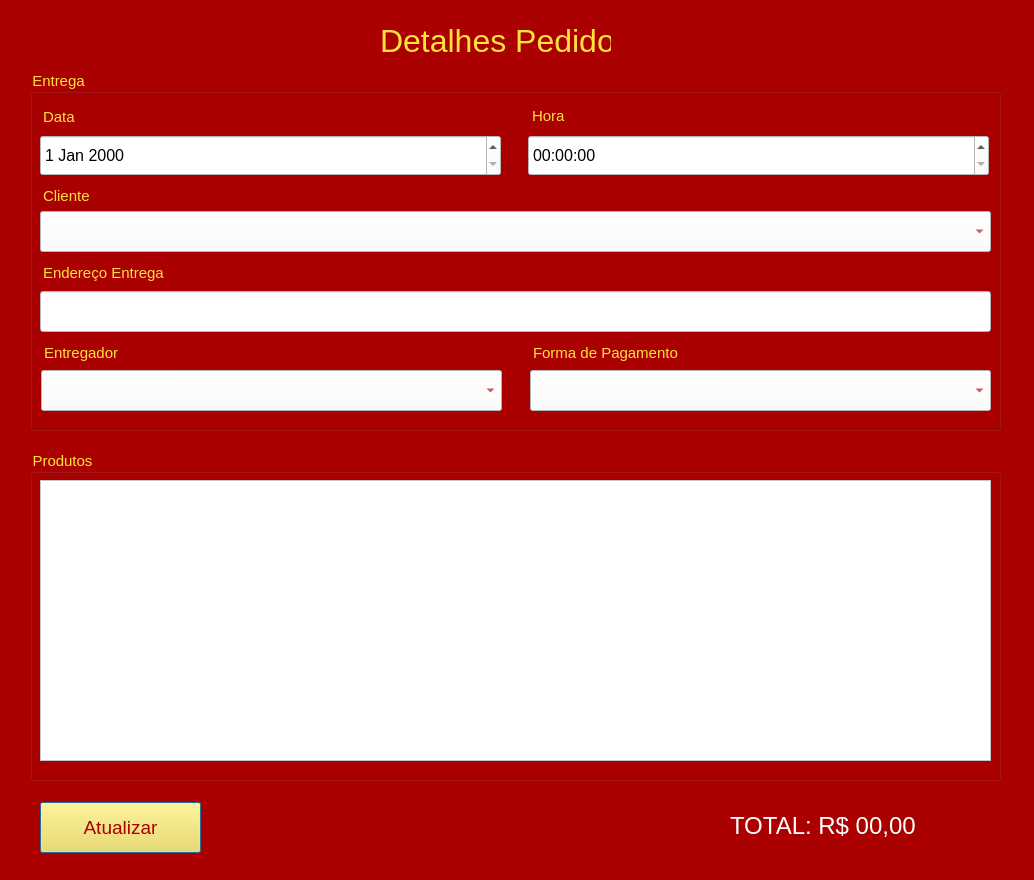
<?xml version="1.0" encoding="UTF-8"?>
<ui version="4.0">
 <class>Dialog</class>
 <widget class="QDialog" name="Dialog">
  <property name="geometry">
   <rect>
    <x>0</x>
    <y>0</y>
    <width>1034</width>
    <height>880</height>
   </rect>
  </property>
  <property name="windowTitle">
   <string>Dialog</string>
  </property>
  <property name="styleSheet">
   <string notr="true">background-color: rgb(170, 0, 0);</string>
  </property>
  <widget class="QPushButton" name="pushButton">
   <property name="geometry">
    <rect>
     <x>40</x>
     <y>802</y>
     <width>161</width>
     <height>51</height>
    </rect>
   </property>
   <property name="palette">
    <palette>
     <active>
      <colorrole role="WindowText">
       <brush brushstyle="SolidPattern">
        <color alpha="255">
         <red>170</red>
         <green>0</green>
         <blue>0</blue>
        </color>
       </brush>
      </colorrole>
      <colorrole role="Button">
       <brush brushstyle="SolidPattern">
        <color alpha="255">
         <red>255</red>
         <green>226</green>
         <blue>62</blue>
        </color>
       </brush>
      </colorrole>
      <colorrole role="ButtonText">
       <brush brushstyle="SolidPattern">
        <color alpha="255">
         <red>170</red>
         <green>0</green>
         <blue>0</blue>
        </color>
       </brush>
      </colorrole>
      <colorrole role="Base">
       <brush brushstyle="SolidPattern">
        <color alpha="255">
         <red>255</red>
         <green>226</green>
         <blue>62</blue>
        </color>
       </brush>
      </colorrole>
      <colorrole role="Window">
       <brush brushstyle="SolidPattern">
        <color alpha="255">
         <red>255</red>
         <green>226</green>
         <blue>62</blue>
        </color>
       </brush>
      </colorrole>
     </active>
     <inactive>
      <colorrole role="WindowText">
       <brush brushstyle="SolidPattern">
        <color alpha="255">
         <red>170</red>
         <green>0</green>
         <blue>0</blue>
        </color>
       </brush>
      </colorrole>
      <colorrole role="Button">
       <brush brushstyle="SolidPattern">
        <color alpha="255">
         <red>255</red>
         <green>226</green>
         <blue>62</blue>
        </color>
       </brush>
      </colorrole>
      <colorrole role="ButtonText">
       <brush brushstyle="SolidPattern">
        <color alpha="255">
         <red>170</red>
         <green>0</green>
         <blue>0</blue>
        </color>
       </brush>
      </colorrole>
      <colorrole role="Base">
       <brush brushstyle="SolidPattern">
        <color alpha="255">
         <red>255</red>
         <green>226</green>
         <blue>62</blue>
        </color>
       </brush>
      </colorrole>
      <colorrole role="Window">
       <brush brushstyle="SolidPattern">
        <color alpha="255">
         <red>255</red>
         <green>226</green>
         <blue>62</blue>
        </color>
       </brush>
      </colorrole>
     </inactive>
     <disabled>
      <colorrole role="WindowText">
       <brush brushstyle="SolidPattern">
        <color alpha="255">
         <red>120</red>
         <green>120</green>
         <blue>120</blue>
        </color>
       </brush>
      </colorrole>
      <colorrole role="Button">
       <brush brushstyle="SolidPattern">
        <color alpha="255">
         <red>255</red>
         <green>226</green>
         <blue>62</blue>
        </color>
       </brush>
      </colorrole>
      <colorrole role="ButtonText">
       <brush brushstyle="SolidPattern">
        <color alpha="255">
         <red>120</red>
         <green>120</green>
         <blue>120</blue>
        </color>
       </brush>
      </colorrole>
      <colorrole role="Base">
       <brush brushstyle="SolidPattern">
        <color alpha="255">
         <red>255</red>
         <green>226</green>
         <blue>62</blue>
        </color>
       </brush>
      </colorrole>
      <colorrole role="Window">
       <brush brushstyle="SolidPattern">
        <color alpha="255">
         <red>255</red>
         <green>226</green>
         <blue>62</blue>
        </color>
       </brush>
      </colorrole>
     </disabled>
    </palette>
   </property>
   <property name="font">
    <font>
     <pointsize>14</pointsize>
    </font>
   </property>
   <property name="styleSheet">
    <string notr="true">background-color: rgb(255, 226, 62);</string>
   </property>
   <property name="text">
    <string>Atualizar</string>
   </property>
  </widget>
  <widget class="QLabel" name="label_8">
   <property name="geometry">
    <rect>
     <x>730</x>
     <y>800</y>
     <width>261</width>
     <height>51</height>
    </rect>
   </property>
   <property name="palette">
    <palette>
     <active>
      <colorrole role="WindowText">
       <brush brushstyle="SolidPattern">
        <color alpha="255">
         <red>255</red>
         <green>255</green>
         <blue>255</blue>
        </color>
       </brush>
      </colorrole>
      <colorrole role="Button">
       <brush brushstyle="SolidPattern">
        <color alpha="255">
         <red>170</red>
         <green>0</green>
         <blue>0</blue>
        </color>
       </brush>
      </colorrole>
      <colorrole role="Base">
       <brush brushstyle="SolidPattern">
        <color alpha="255">
         <red>170</red>
         <green>0</green>
         <blue>0</blue>
        </color>
       </brush>
      </colorrole>
      <colorrole role="Window">
       <brush brushstyle="SolidPattern">
        <color alpha="255">
         <red>170</red>
         <green>0</green>
         <blue>0</blue>
        </color>
       </brush>
      </colorrole>
     </active>
     <inactive>
      <colorrole role="WindowText">
       <brush brushstyle="SolidPattern">
        <color alpha="255">
         <red>255</red>
         <green>255</green>
         <blue>255</blue>
        </color>
       </brush>
      </colorrole>
      <colorrole role="Button">
       <brush brushstyle="SolidPattern">
        <color alpha="255">
         <red>170</red>
         <green>0</green>
         <blue>0</blue>
        </color>
       </brush>
      </colorrole>
      <colorrole role="Base">
       <brush brushstyle="SolidPattern">
        <color alpha="255">
         <red>170</red>
         <green>0</green>
         <blue>0</blue>
        </color>
       </brush>
      </colorrole>
      <colorrole role="Window">
       <brush brushstyle="SolidPattern">
        <color alpha="255">
         <red>170</red>
         <green>0</green>
         <blue>0</blue>
        </color>
       </brush>
      </colorrole>
     </inactive>
     <disabled>
      <colorrole role="WindowText">
       <brush brushstyle="SolidPattern">
        <color alpha="255">
         <red>120</red>
         <green>120</green>
         <blue>120</blue>
        </color>
       </brush>
      </colorrole>
      <colorrole role="Button">
       <brush brushstyle="SolidPattern">
        <color alpha="255">
         <red>170</red>
         <green>0</green>
         <blue>0</blue>
        </color>
       </brush>
      </colorrole>
      <colorrole role="Base">
       <brush brushstyle="SolidPattern">
        <color alpha="255">
         <red>170</red>
         <green>0</green>
         <blue>0</blue>
        </color>
       </brush>
      </colorrole>
      <colorrole role="Window">
       <brush brushstyle="SolidPattern">
        <color alpha="255">
         <red>170</red>
         <green>0</green>
         <blue>0</blue>
        </color>
       </brush>
      </colorrole>
     </disabled>
    </palette>
   </property>
   <property name="font">
    <font>
     <pointsize>18</pointsize>
    </font>
   </property>
   <property name="text">
    <string>TOTAL: R$ 00,00</string>
   </property>
  </widget>
  <widget class="QLabel" name="label_9">
   <property name="geometry">
    <rect>
     <x>380</x>
     <y>10</y>
     <width>231</width>
     <height>61</height>
    </rect>
   </property>
   <property name="palette">
    <palette>
     <active>
      <colorrole role="WindowText">
       <brush brushstyle="SolidPattern">
        <color alpha="255">
         <red>255</red>
         <green>226</green>
         <blue>62</blue>
        </color>
       </brush>
      </colorrole>
      <colorrole role="Button">
       <brush brushstyle="SolidPattern">
        <color alpha="255">
         <red>170</red>
         <green>0</green>
         <blue>0</blue>
        </color>
       </brush>
      </colorrole>
      <colorrole role="Base">
       <brush brushstyle="SolidPattern">
        <color alpha="255">
         <red>170</red>
         <green>0</green>
         <blue>0</blue>
        </color>
       </brush>
      </colorrole>
      <colorrole role="Window">
       <brush brushstyle="SolidPattern">
        <color alpha="255">
         <red>170</red>
         <green>0</green>
         <blue>0</blue>
        </color>
       </brush>
      </colorrole>
     </active>
     <inactive>
      <colorrole role="WindowText">
       <brush brushstyle="SolidPattern">
        <color alpha="255">
         <red>255</red>
         <green>226</green>
         <blue>62</blue>
        </color>
       </brush>
      </colorrole>
      <colorrole role="Button">
       <brush brushstyle="SolidPattern">
        <color alpha="255">
         <red>170</red>
         <green>0</green>
         <blue>0</blue>
        </color>
       </brush>
      </colorrole>
      <colorrole role="Base">
       <brush brushstyle="SolidPattern">
        <color alpha="255">
         <red>170</red>
         <green>0</green>
         <blue>0</blue>
        </color>
       </brush>
      </colorrole>
      <colorrole role="Window">
       <brush brushstyle="SolidPattern">
        <color alpha="255">
         <red>170</red>
         <green>0</green>
         <blue>0</blue>
        </color>
       </brush>
      </colorrole>
     </inactive>
     <disabled>
      <colorrole role="WindowText">
       <brush brushstyle="SolidPattern">
        <color alpha="255">
         <red>120</red>
         <green>120</green>
         <blue>120</blue>
        </color>
       </brush>
      </colorrole>
      <colorrole role="Button">
       <brush brushstyle="SolidPattern">
        <color alpha="255">
         <red>170</red>
         <green>0</green>
         <blue>0</blue>
        </color>
       </brush>
      </colorrole>
      <colorrole role="Base">
       <brush brushstyle="SolidPattern">
        <color alpha="255">
         <red>170</red>
         <green>0</green>
         <blue>0</blue>
        </color>
       </brush>
      </colorrole>
      <colorrole role="Window">
       <brush brushstyle="SolidPattern">
        <color alpha="255">
         <red>170</red>
         <green>0</green>
         <blue>0</blue>
        </color>
       </brush>
      </colorrole>
     </disabled>
    </palette>
   </property>
   <property name="font">
    <font>
     <pointsize>24</pointsize>
    </font>
   </property>
   <property name="text">
    <string>Detalhes Pedido</string>
   </property>
  </widget>
  <widget class="QGroupBox" name="groupBox">
   <property name="geometry">
    <rect>
     <x>30</x>
     <y>70</y>
     <width>971</width>
     <height>361</height>
    </rect>
   </property>
   <property name="palette">
    <palette>
     <active>
      <colorrole role="WindowText">
       <brush brushstyle="SolidPattern">
        <color alpha="255">
         <red>255</red>
         <green>226</green>
         <blue>62</blue>
        </color>
       </brush>
      </colorrole>
      <colorrole role="Button">
       <brush brushstyle="SolidPattern">
        <color alpha="255">
         <red>170</red>
         <green>0</green>
         <blue>0</blue>
        </color>
       </brush>
      </colorrole>
      <colorrole role="Base">
       <brush brushstyle="SolidPattern">
        <color alpha="255">
         <red>170</red>
         <green>0</green>
         <blue>0</blue>
        </color>
       </brush>
      </colorrole>
      <colorrole role="Window">
       <brush brushstyle="SolidPattern">
        <color alpha="255">
         <red>170</red>
         <green>0</green>
         <blue>0</blue>
        </color>
       </brush>
      </colorrole>
     </active>
     <inactive>
      <colorrole role="WindowText">
       <brush brushstyle="SolidPattern">
        <color alpha="255">
         <red>255</red>
         <green>226</green>
         <blue>62</blue>
        </color>
       </brush>
      </colorrole>
      <colorrole role="Button">
       <brush brushstyle="SolidPattern">
        <color alpha="255">
         <red>170</red>
         <green>0</green>
         <blue>0</blue>
        </color>
       </brush>
      </colorrole>
      <colorrole role="Base">
       <brush brushstyle="SolidPattern">
        <color alpha="255">
         <red>170</red>
         <green>0</green>
         <blue>0</blue>
        </color>
       </brush>
      </colorrole>
      <colorrole role="Window">
       <brush brushstyle="SolidPattern">
        <color alpha="255">
         <red>170</red>
         <green>0</green>
         <blue>0</blue>
        </color>
       </brush>
      </colorrole>
     </inactive>
     <disabled>
      <colorrole role="WindowText">
       <brush brushstyle="SolidPattern">
        <color alpha="255">
         <red>120</red>
         <green>120</green>
         <blue>120</blue>
        </color>
       </brush>
      </colorrole>
      <colorrole role="Button">
       <brush brushstyle="SolidPattern">
        <color alpha="255">
         <red>170</red>
         <green>0</green>
         <blue>0</blue>
        </color>
       </brush>
      </colorrole>
      <colorrole role="Base">
       <brush brushstyle="SolidPattern">
        <color alpha="255">
         <red>170</red>
         <green>0</green>
         <blue>0</blue>
        </color>
       </brush>
      </colorrole>
      <colorrole role="Window">
       <brush brushstyle="SolidPattern">
        <color alpha="255">
         <red>170</red>
         <green>0</green>
         <blue>0</blue>
        </color>
       </brush>
      </colorrole>
     </disabled>
    </palette>
   </property>
   <property name="font">
    <font>
     <pointsize>11</pointsize>
    </font>
   </property>
   <property name="title">
    <string>Entrega</string>
   </property>
   <widget class="QComboBox" name="comboBox">
    <property name="geometry">
     <rect>
      <x>10</x>
      <y>141</y>
      <width>951</width>
      <height>41</height>
     </rect>
    </property>
    <property name="palette">
     <palette>
      <active>
       <colorrole role="Button">
        <brush brushstyle="SolidPattern">
         <color alpha="255">
          <red>255</red>
          <green>255</green>
          <blue>255</blue>
         </color>
        </brush>
       </colorrole>
       <colorrole role="ButtonText">
        <brush brushstyle="SolidPattern">
         <color alpha="255">
          <red>170</red>
          <green>0</green>
          <blue>0</blue>
         </color>
        </brush>
       </colorrole>
       <colorrole role="Base">
        <brush brushstyle="SolidPattern">
         <color alpha="255">
          <red>255</red>
          <green>255</green>
          <blue>255</blue>
         </color>
        </brush>
       </colorrole>
       <colorrole role="Window">
        <brush brushstyle="SolidPattern">
         <color alpha="255">
          <red>255</red>
          <green>255</green>
          <blue>255</blue>
         </color>
        </brush>
       </colorrole>
      </active>
      <inactive>
       <colorrole role="Button">
        <brush brushstyle="SolidPattern">
         <color alpha="255">
          <red>255</red>
          <green>255</green>
          <blue>255</blue>
         </color>
        </brush>
       </colorrole>
       <colorrole role="ButtonText">
        <brush brushstyle="SolidPattern">
         <color alpha="255">
          <red>170</red>
          <green>0</green>
          <blue>0</blue>
         </color>
        </brush>
       </colorrole>
       <colorrole role="Base">
        <brush brushstyle="SolidPattern">
         <color alpha="255">
          <red>255</red>
          <green>255</green>
          <blue>255</blue>
         </color>
        </brush>
       </colorrole>
       <colorrole role="Window">
        <brush brushstyle="SolidPattern">
         <color alpha="255">
          <red>255</red>
          <green>255</green>
          <blue>255</blue>
         </color>
        </brush>
       </colorrole>
      </inactive>
      <disabled>
       <colorrole role="Button">
        <brush brushstyle="SolidPattern">
         <color alpha="255">
          <red>255</red>
          <green>255</green>
          <blue>255</blue>
         </color>
        </brush>
       </colorrole>
       <colorrole role="ButtonText">
        <brush brushstyle="SolidPattern">
         <color alpha="255">
          <red>120</red>
          <green>120</green>
          <blue>120</blue>
         </color>
        </brush>
       </colorrole>
       <colorrole role="Base">
        <brush brushstyle="SolidPattern">
         <color alpha="255">
          <red>255</red>
          <green>255</green>
          <blue>255</blue>
         </color>
        </brush>
       </colorrole>
       <colorrole role="Window">
        <brush brushstyle="SolidPattern">
         <color alpha="255">
          <red>255</red>
          <green>255</green>
          <blue>255</blue>
         </color>
        </brush>
       </colorrole>
      </disabled>
     </palette>
    </property>
    <property name="font">
     <font>
      <pointsize>12</pointsize>
     </font>
    </property>
    <property name="styleSheet">
     <string notr="true">background-color: rgb(255, 255, 255);</string>
    </property>
   </widget>
   <widget class="QLabel" name="label_4">
    <property name="geometry">
     <rect>
      <x>502</x>
      <y>31</y>
      <width>51</width>
      <height>31</height>
     </rect>
    </property>
    <property name="font">
     <font>
      <pointsize>11</pointsize>
     </font>
    </property>
    <property name="styleSheet">
     <string notr="true">color:gray;</string>
    </property>
    <property name="text">
     <string>&lt;html&gt;&lt;head/&gt;&lt;body&gt;&lt;p&gt;&lt;span style=&quot; color:#ffe23e;&quot;&gt;Hora&lt;/span&gt;&lt;/p&gt;&lt;/body&gt;&lt;/html&gt;</string>
    </property>
   </widget>
   <widget class="QLabel" name="label">
    <property name="geometry">
     <rect>
      <x>13</x>
      <y>32</y>
      <width>61</width>
      <height>31</height>
     </rect>
    </property>
    <property name="font">
     <font>
      <pointsize>11</pointsize>
     </font>
    </property>
    <property name="styleSheet">
     <string notr="true">color:gray;</string>
    </property>
    <property name="text">
     <string>&lt;html&gt;&lt;head/&gt;&lt;body&gt;&lt;p&gt;&lt;span style=&quot; color:#ffe23e;&quot;&gt;Data&lt;/span&gt;&lt;/p&gt;&lt;/body&gt;&lt;/html&gt;</string>
    </property>
   </widget>
   <widget class="QLabel" name="label_7">
    <property name="geometry">
     <rect>
      <x>503</x>
      <y>268</y>
      <width>180</width>
      <height>31</height>
     </rect>
    </property>
    <property name="font">
     <font>
      <pointsize>11</pointsize>
     </font>
    </property>
    <property name="styleSheet">
     <string notr="true">color:gray;</string>
    </property>
    <property name="text">
     <string>&lt;html&gt;&lt;head/&gt;&lt;body&gt;&lt;p&gt;&lt;span style=&quot; color:#ffe23e;&quot;&gt;Forma de Pagamento&lt;/span&gt;&lt;/p&gt;&lt;/body&gt;&lt;/html&gt;</string>
    </property>
   </widget>
   <widget class="QLabel" name="label_2">
    <property name="geometry">
     <rect>
      <x>13</x>
      <y>117</y>
      <width>81</width>
      <height>16</height>
     </rect>
    </property>
    <property name="font">
     <font>
      <pointsize>11</pointsize>
     </font>
    </property>
    <property name="styleSheet">
     <string notr="true">color:gray;</string>
    </property>
    <property name="text">
     <string>&lt;html&gt;&lt;head/&gt;&lt;body&gt;&lt;p&gt;&lt;span style=&quot; color:#ffe23e;&quot;&gt;Cliente&lt;/span&gt;&lt;/p&gt;&lt;/body&gt;&lt;/html&gt;</string>
    </property>
   </widget>
   <widget class="QComboBox" name="comboBox_3">
    <property name="geometry">
     <rect>
      <x>500</x>
      <y>300</y>
      <width>461</width>
      <height>41</height>
     </rect>
    </property>
    <property name="palette">
     <palette>
      <active>
       <colorrole role="Button">
        <brush brushstyle="SolidPattern">
         <color alpha="255">
          <red>255</red>
          <green>255</green>
          <blue>255</blue>
         </color>
        </brush>
       </colorrole>
       <colorrole role="ButtonText">
        <brush brushstyle="SolidPattern">
         <color alpha="255">
          <red>170</red>
          <green>0</green>
          <blue>0</blue>
         </color>
        </brush>
       </colorrole>
       <colorrole role="Base">
        <brush brushstyle="SolidPattern">
         <color alpha="255">
          <red>255</red>
          <green>255</green>
          <blue>255</blue>
         </color>
        </brush>
       </colorrole>
       <colorrole role="Window">
        <brush brushstyle="SolidPattern">
         <color alpha="255">
          <red>255</red>
          <green>255</green>
          <blue>255</blue>
         </color>
        </brush>
       </colorrole>
      </active>
      <inactive>
       <colorrole role="Button">
        <brush brushstyle="SolidPattern">
         <color alpha="255">
          <red>255</red>
          <green>255</green>
          <blue>255</blue>
         </color>
        </brush>
       </colorrole>
       <colorrole role="ButtonText">
        <brush brushstyle="SolidPattern">
         <color alpha="255">
          <red>170</red>
          <green>0</green>
          <blue>0</blue>
         </color>
        </brush>
       </colorrole>
       <colorrole role="Base">
        <brush brushstyle="SolidPattern">
         <color alpha="255">
          <red>255</red>
          <green>255</green>
          <blue>255</blue>
         </color>
        </brush>
       </colorrole>
       <colorrole role="Window">
        <brush brushstyle="SolidPattern">
         <color alpha="255">
          <red>255</red>
          <green>255</green>
          <blue>255</blue>
         </color>
        </brush>
       </colorrole>
      </inactive>
      <disabled>
       <colorrole role="Button">
        <brush brushstyle="SolidPattern">
         <color alpha="255">
          <red>255</red>
          <green>255</green>
          <blue>255</blue>
         </color>
        </brush>
       </colorrole>
       <colorrole role="ButtonText">
        <brush brushstyle="SolidPattern">
         <color alpha="255">
          <red>120</red>
          <green>120</green>
          <blue>120</blue>
         </color>
        </brush>
       </colorrole>
       <colorrole role="Base">
        <brush brushstyle="SolidPattern">
         <color alpha="255">
          <red>255</red>
          <green>255</green>
          <blue>255</blue>
         </color>
        </brush>
       </colorrole>
       <colorrole role="Window">
        <brush brushstyle="SolidPattern">
         <color alpha="255">
          <red>255</red>
          <green>255</green>
          <blue>255</blue>
         </color>
        </brush>
       </colorrole>
      </disabled>
     </palette>
    </property>
    <property name="font">
     <font>
      <pointsize>12</pointsize>
     </font>
    </property>
    <property name="styleSheet">
     <string notr="true">background-color: rgb(255, 255, 255);</string>
    </property>
   </widget>
   <widget class="QTimeEdit" name="timeEdit">
    <property name="geometry">
     <rect>
      <x>498</x>
      <y>65</y>
      <width>461</width>
      <height>41</height>
     </rect>
    </property>
    <property name="font">
     <font>
      <pointsize>12</pointsize>
     </font>
    </property>
    <property name="styleSheet">
     <string notr="true">background-color: rgb(255, 255, 255);</string>
    </property>
   </widget>
   <widget class="QLabel" name="label_3">
    <property name="geometry">
     <rect>
      <x>13</x>
      <y>188</y>
      <width>191</width>
      <height>31</height>
     </rect>
    </property>
    <property name="font">
     <font>
      <pointsize>11</pointsize>
     </font>
    </property>
    <property name="styleSheet">
     <string notr="true">color:gray;</string>
    </property>
    <property name="text">
     <string>&lt;html&gt;&lt;head/&gt;&lt;body&gt;&lt;p&gt;&lt;span style=&quot; color:#ffe23e;&quot;&gt;Endereço Entrega&lt;/span&gt;&lt;/p&gt;&lt;/body&gt;&lt;/html&gt;</string>
    </property>
   </widget>
   <widget class="QDateEdit" name="dateEdit">
    <property name="geometry">
     <rect>
      <x>10</x>
      <y>65</y>
      <width>461</width>
      <height>41</height>
     </rect>
    </property>
    <property name="font">
     <font>
      <pointsize>12</pointsize>
     </font>
    </property>
    <property name="styleSheet">
     <string notr="true">background-color: rgb(255, 255, 255);</string>
    </property>
   </widget>
   <widget class="QLineEdit" name="lineEdit_2">
    <property name="geometry">
     <rect>
      <x>10</x>
      <y>221</y>
      <width>951</width>
      <height>41</height>
     </rect>
    </property>
    <property name="font">
     <font>
      <pointsize>12</pointsize>
     </font>
    </property>
    <property name="styleSheet">
     <string notr="true">background-color: rgb(255, 255, 255);</string>
    </property>
   </widget>
   <widget class="QLabel" name="label_5">
    <property name="geometry">
     <rect>
      <x>14</x>
      <y>268</y>
      <width>131</width>
      <height>31</height>
     </rect>
    </property>
    <property name="font">
     <font>
      <pointsize>11</pointsize>
     </font>
    </property>
    <property name="styleSheet">
     <string notr="true">color:gray;</string>
    </property>
    <property name="text">
     <string>&lt;html&gt;&lt;head/&gt;&lt;body&gt;&lt;p&gt;&lt;span style=&quot; color:#ffe23e;&quot;&gt;Entregador&lt;/span&gt;&lt;/p&gt;&lt;/body&gt;&lt;/html&gt;</string>
    </property>
   </widget>
   <widget class="QComboBox" name="comboBox_2">
    <property name="geometry">
     <rect>
      <x>11</x>
      <y>300</y>
      <width>461</width>
      <height>41</height>
     </rect>
    </property>
    <property name="palette">
     <palette>
      <active>
       <colorrole role="Button">
        <brush brushstyle="SolidPattern">
         <color alpha="255">
          <red>255</red>
          <green>255</green>
          <blue>255</blue>
         </color>
        </brush>
       </colorrole>
       <colorrole role="ButtonText">
        <brush brushstyle="SolidPattern">
         <color alpha="255">
          <red>170</red>
          <green>0</green>
          <blue>0</blue>
         </color>
        </brush>
       </colorrole>
       <colorrole role="Base">
        <brush brushstyle="SolidPattern">
         <color alpha="255">
          <red>255</red>
          <green>255</green>
          <blue>255</blue>
         </color>
        </brush>
       </colorrole>
       <colorrole role="Window">
        <brush brushstyle="SolidPattern">
         <color alpha="255">
          <red>255</red>
          <green>255</green>
          <blue>255</blue>
         </color>
        </brush>
       </colorrole>
      </active>
      <inactive>
       <colorrole role="Button">
        <brush brushstyle="SolidPattern">
         <color alpha="255">
          <red>255</red>
          <green>255</green>
          <blue>255</blue>
         </color>
        </brush>
       </colorrole>
       <colorrole role="ButtonText">
        <brush brushstyle="SolidPattern">
         <color alpha="255">
          <red>170</red>
          <green>0</green>
          <blue>0</blue>
         </color>
        </brush>
       </colorrole>
       <colorrole role="Base">
        <brush brushstyle="SolidPattern">
         <color alpha="255">
          <red>255</red>
          <green>255</green>
          <blue>255</blue>
         </color>
        </brush>
       </colorrole>
       <colorrole role="Window">
        <brush brushstyle="SolidPattern">
         <color alpha="255">
          <red>255</red>
          <green>255</green>
          <blue>255</blue>
         </color>
        </brush>
       </colorrole>
      </inactive>
      <disabled>
       <colorrole role="Button">
        <brush brushstyle="SolidPattern">
         <color alpha="255">
          <red>255</red>
          <green>255</green>
          <blue>255</blue>
         </color>
        </brush>
       </colorrole>
       <colorrole role="ButtonText">
        <brush brushstyle="SolidPattern">
         <color alpha="255">
          <red>120</red>
          <green>120</green>
          <blue>120</blue>
         </color>
        </brush>
       </colorrole>
       <colorrole role="Base">
        <brush brushstyle="SolidPattern">
         <color alpha="255">
          <red>255</red>
          <green>255</green>
          <blue>255</blue>
         </color>
        </brush>
       </colorrole>
       <colorrole role="Window">
        <brush brushstyle="SolidPattern">
         <color alpha="255">
          <red>255</red>
          <green>255</green>
          <blue>255</blue>
         </color>
        </brush>
       </colorrole>
      </disabled>
     </palette>
    </property>
    <property name="font">
     <font>
      <pointsize>12</pointsize>
     </font>
    </property>
    <property name="styleSheet">
     <string notr="true">background-color: rgb(255, 255, 255);</string>
    </property>
   </widget>
  </widget>
  <widget class="QGroupBox" name="groupBox_2">
   <property name="geometry">
    <rect>
     <x>30</x>
     <y>450</y>
     <width>971</width>
     <height>331</height>
    </rect>
   </property>
   <property name="palette">
    <palette>
     <active>
      <colorrole role="WindowText">
       <brush brushstyle="SolidPattern">
        <color alpha="255">
         <red>255</red>
         <green>226</green>
         <blue>62</blue>
        </color>
       </brush>
      </colorrole>
      <colorrole role="Button">
       <brush brushstyle="SolidPattern">
        <color alpha="255">
         <red>170</red>
         <green>0</green>
         <blue>0</blue>
        </color>
       </brush>
      </colorrole>
      <colorrole role="Base">
       <brush brushstyle="SolidPattern">
        <color alpha="255">
         <red>170</red>
         <green>0</green>
         <blue>0</blue>
        </color>
       </brush>
      </colorrole>
      <colorrole role="Window">
       <brush brushstyle="SolidPattern">
        <color alpha="255">
         <red>170</red>
         <green>0</green>
         <blue>0</blue>
        </color>
       </brush>
      </colorrole>
     </active>
     <inactive>
      <colorrole role="WindowText">
       <brush brushstyle="SolidPattern">
        <color alpha="255">
         <red>255</red>
         <green>226</green>
         <blue>62</blue>
        </color>
       </brush>
      </colorrole>
      <colorrole role="Button">
       <brush brushstyle="SolidPattern">
        <color alpha="255">
         <red>170</red>
         <green>0</green>
         <blue>0</blue>
        </color>
       </brush>
      </colorrole>
      <colorrole role="Base">
       <brush brushstyle="SolidPattern">
        <color alpha="255">
         <red>170</red>
         <green>0</green>
         <blue>0</blue>
        </color>
       </brush>
      </colorrole>
      <colorrole role="Window">
       <brush brushstyle="SolidPattern">
        <color alpha="255">
         <red>170</red>
         <green>0</green>
         <blue>0</blue>
        </color>
       </brush>
      </colorrole>
     </inactive>
     <disabled>
      <colorrole role="WindowText">
       <brush brushstyle="SolidPattern">
        <color alpha="255">
         <red>120</red>
         <green>120</green>
         <blue>120</blue>
        </color>
       </brush>
      </colorrole>
      <colorrole role="Button">
       <brush brushstyle="SolidPattern">
        <color alpha="255">
         <red>170</red>
         <green>0</green>
         <blue>0</blue>
        </color>
       </brush>
      </colorrole>
      <colorrole role="Base">
       <brush brushstyle="SolidPattern">
        <color alpha="255">
         <red>170</red>
         <green>0</green>
         <blue>0</blue>
        </color>
       </brush>
      </colorrole>
      <colorrole role="Window">
       <brush brushstyle="SolidPattern">
        <color alpha="255">
         <red>170</red>
         <green>0</green>
         <blue>0</blue>
        </color>
       </brush>
      </colorrole>
     </disabled>
    </palette>
   </property>
   <property name="font">
    <font>
     <pointsize>11</pointsize>
    </font>
   </property>
   <property name="title">
    <string>Produtos</string>
   </property>
   <widget class="QTableView" name="tableView">
    <property name="geometry">
     <rect>
      <x>10</x>
      <y>30</y>
      <width>951</width>
      <height>281</height>
     </rect>
    </property>
    <property name="font">
     <font>
      <pointsize>12</pointsize>
     </font>
    </property>
    <property name="styleSheet">
     <string notr="true">background-color: rgb(255, 255, 255);</string>
    </property>
    <property name="gridStyle">
     <enum>Qt::DotLine</enum>
    </property>
   </widget>
  </widget>
 </widget>
 <resources/>
 <connections/>
</ui>
